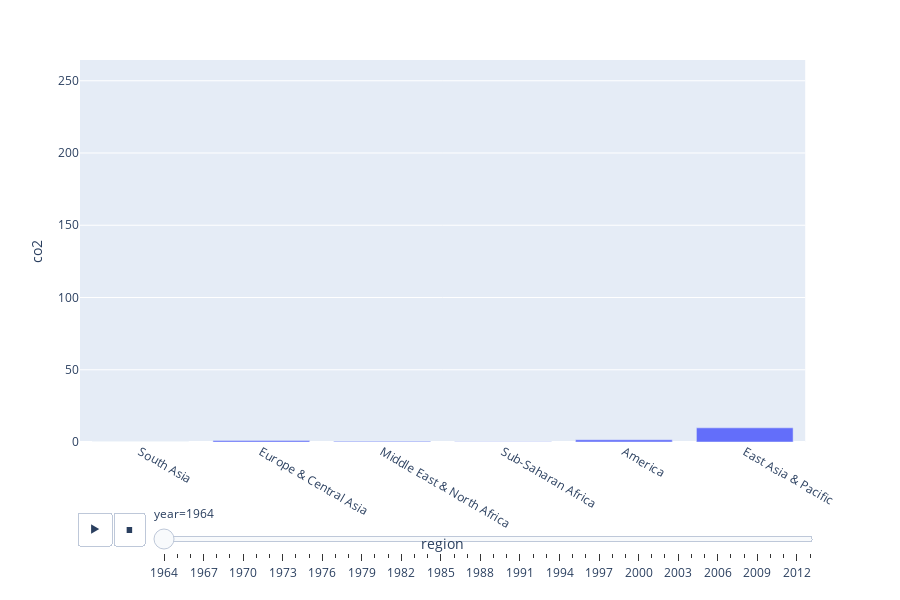

Source (notebook cell):
### Code cell
import plotly.express as px
fig3 = px.bar(data, x = 'region', y = "co2", animation_frame = 'year', animation_group = 'region', hover_name = 'country')
fig3.show()

### Figure 1 — Plotly figure (JSON) as saved in the notebook; plotly's stock layout.template omitted (floating-point values rounded to 4 significant figures; data arrays with more than 128 entries replaced by an {"elided": "..."} marker saying what was removed)
{"data": [{"alignmentgroup": "True", "hoverlabel": {"namelength": 0}, "hovertemplate": "<b>%{hovertext}</b><br><br>year=1964<br>region=%{x}<br>co2=%{y}", "hovertext": {"elided": "155 str values"}, "ids": {"elided": "155 str values"}, "legendgroup": "", "marker": {"color": "#636efa"}, "name": "", "offsetgroup": "", "orientation": "v", "showlegend": false, "textposition": "auto", "type": "bar", "x": {"elided": "155 str values"}, "xaxis": "x", "y": {"elided": "155 float values"}, "yaxis": "y"}], "layout": {"barmode": "relative", "height": 600, "legend": {"tracegroupgap": 0}, "margin": {"t": 60}, "sliders": [{"active": 0, "currentvalue": {"prefix": "year="}, "len": 0.9, "pad": {"b": 10, "t": 60}, "steps": [{"args": [["1964"], {"frame": {"duration": 0, "redraw": true}, "fromcurrent": true, "mode": "immediate", "transition": {"duration": 0, "easing": "linear"}}], "label": "1964", "method": "animate"}, {"args": [["1965"], {"frame": {"duration": 0, "redraw": true}, "fromcurrent": true, "mode": "immediate", "transition": {"duration": 0, "easing": "linear"}}], "label": "1965", "method": "animate"}, {"args": [["1966"], {"frame": {"duration": 0, "redraw": true}, "fromcurrent": true, "mode": "immediate", "transition": {"duration": 0, "easing": "linear"}}], "label": "1966", "method": "animate"}, {"args": [["1967"], {"frame": {"duration": 0, "redraw": true}, "fromcurrent": true, "mode": "immediate", "transition": {"duration": 0, "easing": "linear"}}], "label": "1967", "method": "animate"}, {"args": [["1968"], {"frame": {"duration": 0, "redraw": true}, "fromcurrent": true, "mode": "immediate", "transition": {"duration": 0, "easing": "linear"}}], "label": "1968", "method": "animate"}, {"args": [["1969"], {"frame": {"duration": 0, "redraw": true}, "fromcurrent": true, "mode": "immediate", "transition": {"duration": 0, "easing": "linear"}}], "label": "1969", "method": "animate"}, {"args": [["1970"], {"frame": {"duration": 0, "redraw": true}, "fromcurrent": true, "mode": "immediate", "transition": {"duration": 0, "easing": "linear"}}], "label": "1970", "method": "animate"}, {"args": [["1971"], {"frame": {"duration": 0, "redraw": true}, "fromcurrent": true, "mode": "immediate", "transition": {"duration": 0, "easing": "linear"}}], "label": "1971", "method": "animate"}, {"args": [["1972"], {"frame": {"duration": 0, "redraw": true}, "fromcurrent": true, "mode": "immediate", "transition": {"duration": 0, "easing": "linear"}}], "label": "1972", "method": "animate"}, {"args": [["1973"], {"frame": {"duration": 0, "redraw": true}, "fromcurrent": true, "mode": "immediate", "transition": {"duration": 0, "easing": "linear"}}], "label": "1973", "method": "animate"}, {"args": [["1974"], {"frame": {"duration": 0, "redraw": true}, "fromcurrent": true, "mode": "immediate", "transition": {"duration": 0, "easing": "linear"}}], "label": "1974", "method": "animate"}, {"args": [["1975"], {"frame": {"duration": 0, "redraw": true}, "fromcurrent": true, "mode": "immediate", "transition": {"duration": 0, "easing": "linear"}}], "label": "1975", "method": "animate"}, {"args": [["1976"], {"frame": {"duration": 0, "redraw": true}, "fromcurrent": true, "mode": "immediate", "transition": {"duration": 0, "easing": "linear"}}], "label": "1976", "method": "animate"}, {"args": [["1977"], {"frame": {"duration": 0, "redraw": true}, "fromcurrent": true, "mode": "immediate", "transition": {"duration": 0, "easing": "linear"}}], "label": "1977", "method": "animate"}, {"args": [["1978"], {"frame": {"duration": 0, "redraw": true}, "fromcurrent": true, "mode": "immediate", "transition": {"duration": 0, "easing": "linear"}}], "label": "1978", "method": "animate"}, {"args": [["1979"], {"frame": {"duration": 0, "redraw": true}, "fromcurrent": true, "mode": "immediate", "transition": {"duration": 0, "easing": "linear"}}], "label": "1979", "method": "animate"}, {"args": [["1980"], {"frame": {"duration": 0, "redraw": true}, "fromcurrent": true, "mode": "immediate", "transition": {"duration": 0, "easing": "linear"}}], "label": "1980", "method": "animate"}, {"args": [["1981"], {"frame": {"duration": 0, "redraw": true}, "fromcurrent": true, "mode": "immediate", "transition": {"duration": 0, "easing": "linear"}}], "label": "1981", "method": "animate"}, {"args": [["1982"], {"frame": {"duration": 0, "redraw": true}, "fromcurrent": true, "mode": "immediate", "transition": {"duration": 0, "easing": "linear"}}], "label": "1982", "method": "animate"}, {"args": [["1983"], {"frame": {"duration": 0, "redraw": true}, "fromcurrent": true, "mode": "immediate", "transition": {"duration": 0, "easing": "linear"}}], "label": "1983", "method": "animate"}, {"args": [["1984"], {"frame": {"duration": 0, "redraw": true}, "fromcurrent": true, "mode": "immediate", "transition": {"duration": 0, "easing": "linear"}}], "label": "1984", "method": "animate"}, {"args": [["1985"], {"frame": {"duration": 0, "redraw": true}, "fromcurrent": true, "mode": "immediate", "transition": {"duration": 0, "easing": "linear"}}], "label": "1985", "method": "animate"}, {"args": [["1986"], {"frame": {"duration": 0, "redraw": true}, "fromcurrent": true, "mode": "immediate", "transition": {"duration": 0, "easing": "linear"}}], "label": "1986", "method": "animate"}, {"args": [["1987"], {"frame": {"duration": 0, "redraw": true}, "fromcurrent": true, "mode": "immediate", "transition": {"duration": 0, "easing": "linear"}}], "label": "1987", "method": "animate"}, {"args": [["1988"], {"frame": {"duration": 0, "redraw": true}, "fromcurrent": true, "mode": "immediate", "transition": {"duration": 0, "easing": "linear"}}], "label": "1988", "method": "animate"}, {"args": [["1989"], {"frame": {"duration": 0, "redraw": true}, "fromcurrent": true, "mode": "immediate", "transition": {"duration": 0, "easing": "linear"}}], "label": "1989", "method": "animate"}, {"args": [["1990"], {"frame": {"duration": 0, "redraw": true}, "fromcurrent": true, "mode": "immediate", "transition": {"duration": 0, "easing": "linear"}}], "label": "1990", "method": "animate"}, {"args": [["1991"], {"frame": {"duration": 0, "redraw": true}, "fromcurrent": true, "mode": "immediate", "transition": {"duration": 0, "easing": "linear"}}], "label": "1991", "method": "animate"}, {"args": [["1992"], {"frame": {"duration": 0, "redraw": true}, "fromcurrent": true, "mode": "immediate", "transition": {"duration": 0, "easing": "linear"}}], "label": "1992", "method": "animate"}, {"args": [["1993"], {"frame": {"duration": 0, "redraw": true}, "fromcurrent": true, "mode": "immediate", "transition": {"duration": 0, "easing": "linear"}}], "label": "1993", "method": "animate"}, {"args": [["1994"], {"frame": {"duration": 0, "redraw": true}, "fromcurrent": true, "mode": "immediate", "transition": {"duration": 0, "easing": "linear"}}], "label": "1994", "method": "animate"}, {"args": [["1995"], {"frame": {"duration": 0, "redraw": true}, "fromcurrent": true, "mode": "immediate", "transition": {"duration": 0, "easing": "linear"}}], "label": "1995", "method": "animate"}, {"args": [["1996"], {"frame": {"duration": 0, "redraw": true}, "fromcurrent": true, "mode": "immediate", "transition": {"duration": 0, "easing": "linear"}}], "label": "1996", "method": "animate"}, {"args": [["1997"], {"frame": {"duration": 0, "redraw": true}, "fromcurrent": true, "mode": "immediate", "transition": {"duration": 0, "easing": "linear"}}], "label": "1997", "method": "animate"}, {"args": [["1998"], {"frame": {"duration": 0, "redraw": true}, "fromcurrent": true, "mode": "immediate", "transition": {"duration": 0, "easing": "linear"}}], "label": "1998", "method": "animate"}, {"args": [["1999"], {"frame": {"duration": 0, "redraw": true}, "fromcurrent": true, "mode": "immediate", "transition": {"duration": 0, "easing": "linear"}}], "label": "1999", "method": "animate"}, {"args": [["2000"], {"frame": {"duration": 0, "redraw": true}, "fromcurrent": true, "mode": "immediate", "transition": {"duration": 0, "easing": "linear"}}], "label": "2000", "method": "animate"}, {"args": [["2001"], {"frame": {"duration": 0, "redraw": true}, "fromcurrent": true, "mode": "immediate", "transition": {"duration": 0, "easing": "linear"}}], "label": "2001", "method": "animate"}, {"args": [["2002"], {"frame": {"duration": 0, "redraw": true}, "fromcurrent": true, "mode": "immediate", "transition": {"duration": 0, "easing": "linear"}}], "label": "2002", "method": "animate"}, {"args": [["2003"], {"frame": {"duration": 0, "redraw": true}, "fromcurrent": true, "mode": "immediate", "transition": {"duration": 0, "easing": "linear"}}], "label": "2003", "method": "animate"}, {"args": [["2004"], {"frame": {"duration": 0, "redraw": true}, "fromcurrent": true, "mode": "immediate", "transition": {"duration": 0, "easing": "linear"}}], "label": "2004", "method": "animate"}, {"args": [["2005"], {"frame": {"duration": 0, "redraw": true}, "fromcurrent": true, "mode": "immediate", "transition": {"duration": 0, "easing": "linear"}}], "label": "2005", "method": "animate"}, {"args": [["2006"], {"frame": {"duration": 0, "redraw": true}, "fromcurrent": true, "mode": "immediate", "transition": {"duration": 0, "easing": "linear"}}], "label": "2006", "method": "animate"}, {"args": [["2007"], {"frame": {"duration": 0, "redraw": true}, "fromcurrent": true, "mode": "immediate", "transition": {"duration": 0, "easing": "linear"}}], "label": "2007", "method": "animate"}, {"args": [["2008"], {"frame": {"duration": 0, "redraw": true}, "fromcurrent": true, "mode": "immediate", "transition": {"duration": 0, "easing": "linear"}}], "label": "2008", "method": "animate"}, {"args": [["2009"], {"frame": {"duration": 0, "redraw": true}, "fromcurrent": true, "mode": "immediate", "transition": {"duration": 0, "easing": "linear"}}], "label": "2009", "method": "animate"}, {"args": [["2010"], {"frame": {"duration": 0, "redraw": true}, "fromcurrent": true, "mode": "immediate", "transition": {"duration": 0, "easing": "linear"}}], "label": "2010", "method": "animate"}, {"args": [["2011"], {"frame": {"duration": 0, "redraw": true}, "fromcurrent": true, "mode": "immediate", "transition": {"duration": 0, "easing": "linear"}}], "label": "2011", "method": "animate"}, {"args": [["2012"], {"frame": {"duration": 0, "redraw": true}, "fromcurrent": true, "mode": "immediate", "transition": {"duration": 0, "easing": "linear"}}], "label": "2012", "method": "animate"}, {"args": [["2013"], {"frame": {"duration": 0, "redraw": true}, "fromcurrent": true, "mode": "immediate", "transition": {"duration": 0, "easing": "linear"}}], "label": "2013", "method": "animate"}], "x": 0.1, "xanchor": "left", "y": 0, "yanchor": "top"}], "updatemenus": [{"buttons": [{"args": [null, {"frame": {"duration": 500, "redraw": true}, "fromcurrent": true, "mode": "immediate", "transition": {"duration": 500, "easing": "linear"}}], "label": "&#9654;", "method": "animate"}, {"args": [[null], {"frame": {"duration": 0, "redraw": true}, "fromcurrent": true, "mode": "immediate", "transition": {"duration": 0, "easing": "linear"}}], "label": "&#9724;", "method": "animate"}], "direction": "left", "pad": {"r": 10, "t": 70}, "showactive": false, "type": "buttons", "x": 0.1, "xanchor": "right", "y": 0, "yanchor": "top"}], "xaxis": {"anchor": "y", "domain": [0, 0.98], "title": {"text": "region"}}, "yaxis": {"anchor": "x", "domain": [0, 1], "title": {"text": "co2"}}}}
